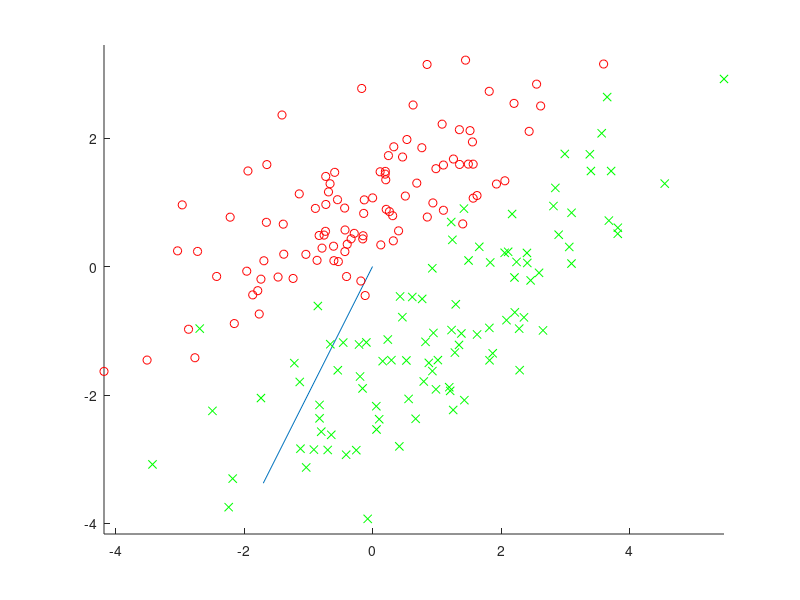

Write MATLAB code to recreate this figure. (Note: this script raises an error after producing the figure.)
%% Task3
clear all
close all
clc

load testdata_fisher.mat

x1a = X1(:,1);
x1b = X1(:,2);
x2a = X2(:,1);
x2b = X2(:,2);


miu0 = mean(X1',1)';
miu1 = mean(X2',1)';
C0 = cov(X1');
C1 = cov(X2');

Cinv = inv(C0 + C1);
w = Cinv * (miu0 - miu1);
unit_w = (w./norm(w)).*100;

figure
hold on
plot([0,unit_w(1)],[0,unit_w(2)])
plot(x1a,x1b,'or')
plot(x2a,x2b,'xg')
axis equal
hold off


%% Task4

clear all
close all
clc

load testdata_fisher.mat

m1 = mean(X1)';
m2 = mean(X2)';

c1 = cov(X1);
c2 = cov(X2);

w1 = inv(c1+c2) * (m1 - m2);

first = dot(w1,m1);
second = dot(w1,m2);

third = (first+second)/2;

correct = 0;
for t = 1:length(X1)
    if dot(w1, X1(t,:)') >= third
        correct = correct +1;
    end
end


for t = 1:length(X2)
    if dot(w1, X2(t,:)') < third
        correct = correct +1;
    end
end

perc_corr = correct/200 * 100;
fprintf('Correct predicted: %f', perc_corr);



%% Task5

imOrig = imread('canoe.jpg');

figure
imshow (imOrig, []);

[x1,y1] = ginput(1);
[x2,y2] = ginput(1);

window1 = imOrig(y1-3:y1+3, x1-3:x1+3,:);
window2 = imOrig(y2-3:y2+3, x2-3:x2+3,:);

X1 = double(reshape(window1, 49, 3))';
X2 = double(reshape(window2, 49, 3))';

miu0 = mean(X1',1)';
miu1 = mean(X2',1)';
C0 = cov(X1');
C1 = cov(X2');

Cinv = inv(C0 + C1);
w = Cinv * (miu0 - miu1);

imGray = w(1)*double(imOrig(:,:,1)) +...
w(2)*double(imOrig(:,:,2)) +...
w(3)*double(imOrig(:,:,3));

figure
imshow(imGray)

%imshow(imGray > threshold, []);

